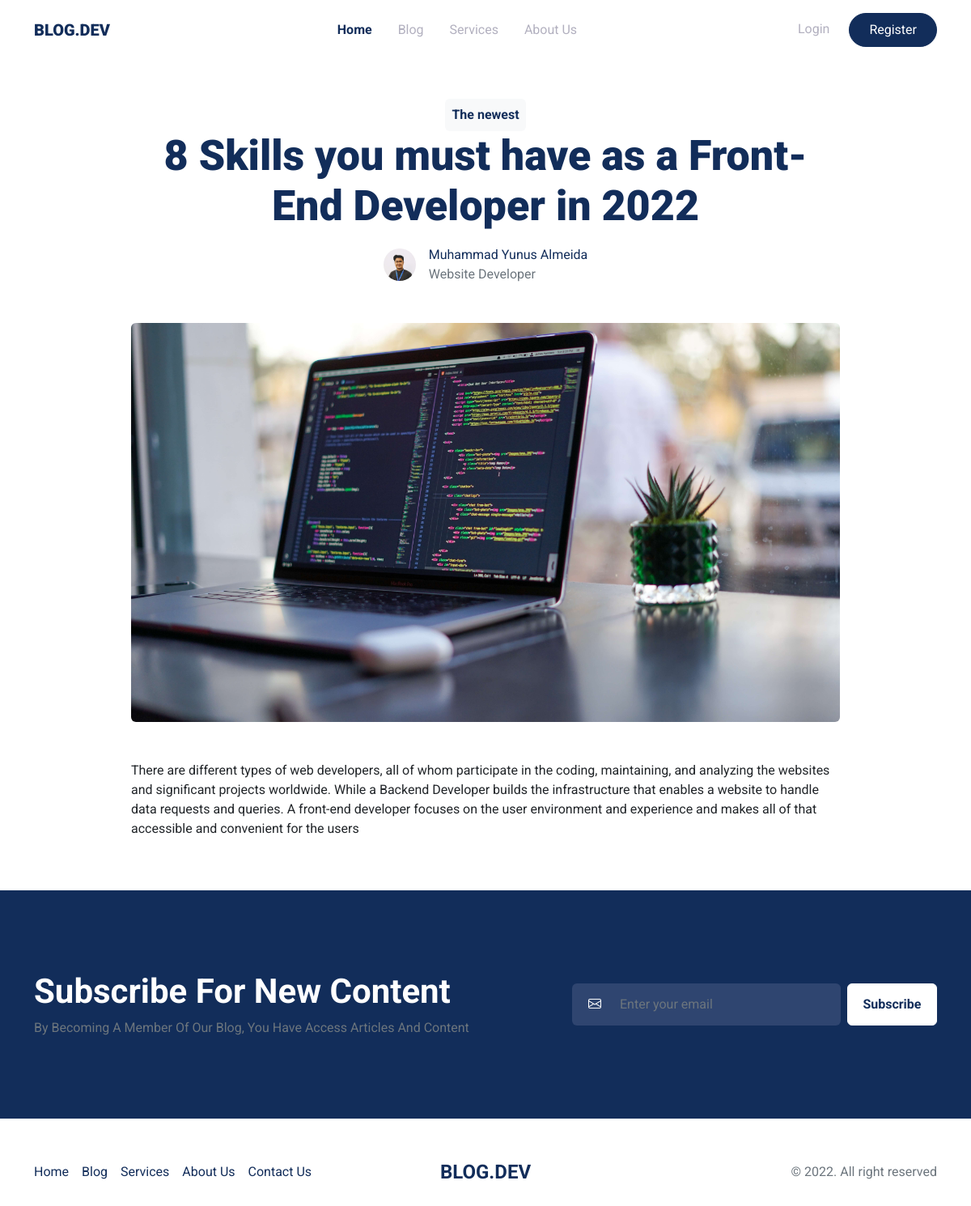
Page /detail.php?title=8-skills-you-must-have-as-a-frontend-developer-in-2022 on the committed database.
### tables this page shows
CREATE TABLE `posts` (
  `id` int(11) NOT NULL AUTO_INCREMENT,
  `user_id` int(11) NOT NULL,
  `title` varchar(255) NOT NULL,
  `slug` varchar(255) NOT NULL,
  `body` text NOT NULL,
  `image` text NOT NULL,
  `date_publish` date NOT NULL,
  PRIMARY KEY (`id`)
);

CREATE TABLE `users` (
  `id` int(11) NOT NULL AUTO_INCREMENT,
  `name` varchar(100) NOT NULL,
  `email` varchar(100) NOT NULL,
  `password` varchar(100) NOT NULL,
  `description` text NOT NULL,
  `photo` text NOT NULL,
  PRIMARY KEY (`id`)
);

### detail.php (the view)
<?php
include('components/header.php');
$data = mysqli_fetch_array(mysqli_query($connect, "SELECT *, posts.slug AS post_slug FROM posts INNER JOIN users ON posts.user_id=users.id WHERE posts.slug='$_GET[title]' ORDER BY posts.id DESC"))
?>
<header class="detail py-5">
    <div class="container">
        <span class="bg-light rounded p-2 fw-bold text-primary category mx-auto d-block" style="width: max-content">The newest</span>
        <h1 class="header-title text-center"><?= $data['title'] ?></h1>
        <div class="d-flex align-items-center justify-content-center gap-3 mt-3 mb-5">
            <img src="assets/img/user/<?= $data['photo'] ?>" class="avatar rounded-circle" alt="">
            <div class="profile">
                <p class="m-0 name text-primary"><?= $data['name'] ?></p>
                <p class="m-0 position text-secondary">Website Developer</p>
            </div>
        </div>
        <img src="assets/img/post/<?= $data['image'] ?>" class="rounded-2" alt="">
    </div>
</header>
<section class="detail-post pb-5">
    <div class="container">
        <p>
            <?= $data['body'] ?>
        </p>
    </div>
</section>
<section class="bg-primary subscribe">
    <div class="container">
        <div class="row align-items-center justify-content-between">
            <div class="col-md-6">
                <h2 class="section-title text-white text-capitalize">Subscribe for new content</h2>
                <p class="mb-3 mb-md-0 text-secondary text-capitalize">By becoming a member of our blog, you have access articles and content</p>
            </div>
            <div class="col-md-5">
                <form action="#" method="post" class="d-flex align-items-center gap-2">
                    <div class="w-75">
                        <div class="input-group rounded p-2">
                            <span class="input-group-text bg-transparent border-0 text-white"><i class="bi bi-envelope"></i></span>
                            <input type="email" class="form-control bg-transparent border-0 text-white" placeholder="Enter your email">
                        </div>
                    </div>
                    <button class="btn btn-white w-25 fw-bold">Subscribe</button>
                </form>
            </div>
        </div>
    </div>
</section>
<?php include('components/footer.php') ?>

### assets/css/style.css (style rules this page uses)
:root { --primary-color: #122D5A; --secondary-color: #B2B0BF; --third-color: #2F4570; --font-size-1: 52px; --font-size-2: 42px; --font-size-3: 22px; }
* { margin: 0; padding: 0; box-sizing: border-box; font-family: 'Roboto', sans-serif; }
img { max-width: 100%; }
.bg-primary { background-color: var(--primary-color) !important; }
.text-primary { color: var(--primary-color) !important; }
.text-secondary { color: var(--secondary-color); }
.btn-white { background-color: white; border-color: white; color: var(--primary-color); }
header { width: 40%; margin-left: auto; margin-right: auto; }
header.detail, .detail-post { width: 75%; margin-left: auto; margin-right: auto; }
header .header-title { font-size: var(--font-size-1); font-weight: 900; color: var(--primary-color); }
section .section-title { font-size: var(--font-size-2); font-weight: 700; }
.avatar { width: 40px; height: 40px; object-fit: cover; }
.subscribe .input-group { background-color: var(--third-color); }
.subscribe { padding-top: 100px; padding-bottom: 100px; }
.subscribe .btn-white { padding-top: .8rem; padding-bottom: .8rem; }

### rows in the picture
posts: title "8 Skills you must have as a Front-End Developer in 2022", user.photo (picture), user.name "Muhammad Yunus Almeida", image (picture), body "There are different types of web developers, all of whom participate in the coding, maintaining, and analyzing the websites and significant projects worldwide. While a Backend Developer builds the infrastructure that enables a website to handle data requests and queries. A front-end developer focuses on the user environment and experience and makes all of that accessible and convenient for the users"
